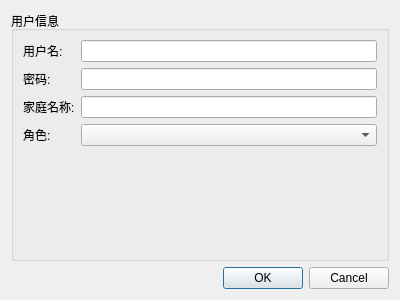
<?xml version="1.0" encoding="utf-8"?>
<ui version="4.0">
	<class>AddEditUserDialog</class>
	<widget class="QDialog" name="AddEditUserDialog">
		<property name="geometry">
			<rect>
				<x>0</x>
				<y>0</y>
				<width>400</width>
				<height>300</height>
			</rect>
		</property>
		<property name="windowTitle">
			<string>添加/编辑用户</string>
		</property>
		<layout class="QVBoxLayout" name="verticalLayout">
			<item>
				<widget class="QGroupBox" name="groupBox">
					<property name="title">
						<string>用户信息</string>
					</property>
					<layout class="QFormLayout" name="formLayout">
						<item row="0" column="0">
							<widget class="QLabel" name="label">
								<property name="text">
									<string>用户名:</string>
								</property>
							</widget>
						</item>
						<item row="0" column="1">
							<widget class="QLineEdit" name="usernameLineEdit"/>
						</item>
						<item row="1" column="0">
							<widget class="QLabel" name="label_2">
								<property name="text">
									<string>密码:</string>
								</property>
							</widget>
						</item>
						<item row="1" column="1">
							<widget class="QLineEdit" name="passwordLineEdit">
								<property name="echoMode">
									<enum>QLineEdit::EchoMode::Password</enum>
								</property>
							</widget>
						</item>
						<item row="2" column="0">
							<widget class="QLabel" name="label_3">
								<property name="text">
									<string>家庭名称:</string>
								</property>
							</widget>
						</item>
						<item row="2" column="1">
							<widget class="QLineEdit" name="familyNameLineEdit"/>
						</item>
						<item row="3" column="0">
							<widget class="QLabel" name="label_4">
								<property name="text">
									<string>角色:</string>
								</property>
							</widget>
						</item>
						<item row="3" column="1">
							<widget class="QComboBox" name="roleComboBox"/>
						</item>
					</layout>
				</widget>
			</item>
			<item>
				<widget class="QDialogButtonBox" name="buttonBox">
					<property name="orientation">
						<enum>Qt::Orientation::Horizontal</enum>
					</property>
					<property name="standardButtons">
						<set>QDialogButtonBox::StandardButton::Cancel|QDialogButtonBox::StandardButton::Ok</set>
					</property>
				</widget>
			</item>
		</layout>
	</widget>
	<resources/>
	<connections>
		<connection>
			<sender>buttonBox</sender>
			<signal>accepted()</signal>
			<receiver>AddEditUserDialog</receiver>
			<slot>accept()</slot>
			<hints>
				<hint type="sourcelabel">
					<x>248</x>
					<y>254</y>
				</hint>
				<hint type="destinationlabel">
					<x>157</x>
					<y>274</y>
				</hint>
			</hints>
		</connection>
		<connection>
			<sender>buttonBox</sender>
			<signal>rejected()</signal>
			<receiver>AddEditUserDialog</receiver>
			<slot>reject()</slot>
			<hints>
				<hint type="sourcelabel">
					<x>316</x>
					<y>254</y>
				</hint>
				<hint type="destinationlabel">
					<x>286</x>
					<y>274</y>
				</hint>
			</hints>
		</connection>
	</connections>
</ui>
